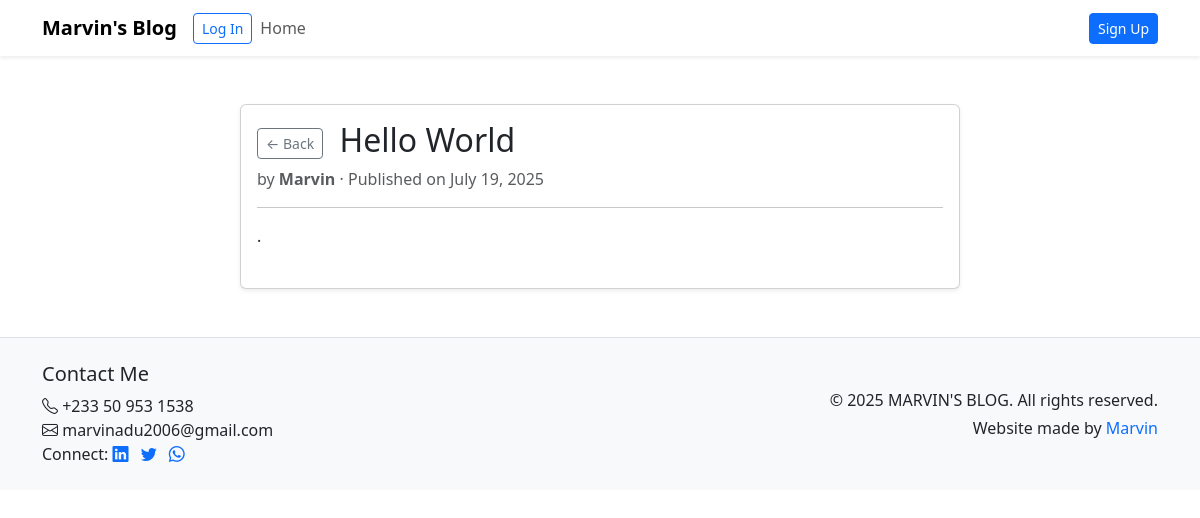
The page /post/10/ on the database its author committed.
### blog/models.py (models this page shows, shortened)
class Post(models.Model):
    title = models.CharField(max_length=200)
    author = models.ForeignKey('auth.User',on_delete=models.CASCADE)
    summary = models.CharField(max_length=400)
    body = models.TextField()
    created_at = models.DateTimeField(auto_now_add=True)

### blog/views.py (the view)
# urls.py: path('post/<int:pk>/',views.BlogDetailView.as_view(),name='detail'),
class BlogDetailView(DetailView):
    model = Post
    template_name = 'detail.html'
    context_object_name = 'post'

### templates/detail.html (shortened to what this page needs)
{% extends 'base.html' %}
{% block content %}
<div class="container mt-5">
    <div class="row justify-content-center">
        <div class="col-md-8">
            <div class="card shadow-sm">
                <div class="card-body">
                    <h2 class="card-title">
                        <a href="{% url 'home' %}" class="btn btn-outline-secondary btn-sm me-2">&larr; Back</a>
                        {{ post.title }}
                    </h2>
                    <p class="text-muted mb-1">
                        by <strong>{{post.author.username}}</strong> &middot; Published on {{post.created_at|date:"F j, Y"}}
                    </p>
                    <hr>
                    <div class="mb-4">
                        <p>{{post.body}}</p>
                    </div>
                </div>
            </div>
        </div>
    </div>
</div>
{% endblock content %}

### rows shown on the page
Post: title "Hello World", author.username "Marvin", created_at "July 19, 2025", body "."
